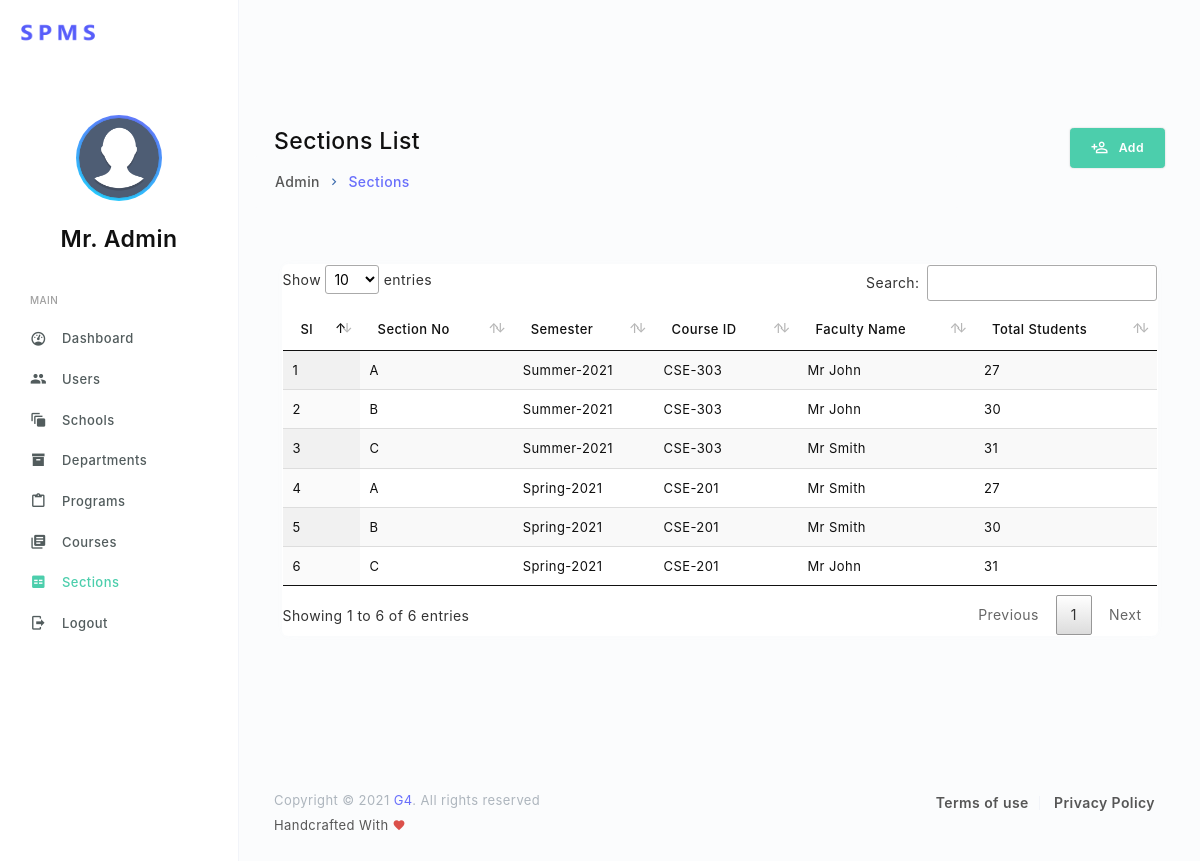
The page /admin/sections-list.php (signed in) on the database its author committed.
### tables this page shows
CREATE TABLE `section` (
  `id` int(11) NOT NULL,
  `num` varchar(10) NOT NULL,
  `semester` varchar(30) NOT NULL,
  `course_id` varchar(10) NOT NULL,
  `faculty_id` int(11) DEFAULT NULL
);

CREATE TABLE `faculty` (
  `id` int(11) NOT NULL,
  `name` varchar(255) NOT NULL,
  `email` varchar(255) NOT NULL,
  `password` varchar(255) NOT NULL,
  `department_id` varchar(10) NOT NULL
);

### php/section.php (called while the page is built, shortened)
<?php
    include 'mysql.php';
    if ($_SERVER['REQUEST_METHOD'] == 'POST' && isset($_POST['num'])) {
        $num = $_POST['num'];
        $semester = $_POST['semester'] ;
        $course = $_POST['course'];
        $faculty = $_POST['faculty'];
        $query = "INSERT INTO section (num, semester, course_id, faculty_id)
                    VALUES ('$num', '$semester', '$course', $faculty)";
        $conn->query($query);
        $section_id = $conn->insert_id;
        $file = fopen($_FILES['enrollment']['tmp_name'], "r");
        fgetcsv($file);
        while($id = fgetcsv($file)){
            $student = $id[0];
            $query = "INSERT INTO enrollment (student_id, section_id) VALUES ($student, $section_id)";
            $conn->query($query);
        }
        header("Location: sections-list.php");
   }else{
    $query = "SELECT section.id, section.num, section.semester, section.course_id, faculty.name, COUNT(enrollment.student_id) as 'total_student' FROM section LEFT JOIN enrollment ON section.id = enrollment.section_id LEFT JOIN faculty ON section.faculty_id = faculty.id GROUP BY section_id";
    $sections = $conn->query($query);
   }
?>

### admin/sections-list.php (the view, shortened to what this page needs)
<?php
  include '../php/section.php';
?>
<!DOCTYPE html>
<html lang="en">
  <head>
    <link rel="stylesheet" href="../assets/vendors/iconfonts/mdi/css/materialdesignicons.css">
    <link rel="stylesheet" href="../assets/vendors/css/vendor.addons.css">
    <link rel="stylesheet" href="../assets/vendors/datatables/jquery.dataTables.css">
    <link rel="stylesheet" href="../assets/css/shared/style.css">
    <link rel="stylesheet" href="../assets/css/demo_1/style.css">
  </head>
  <body class="header-fixed">
    <nav class="t-header">
      <div class="t-header-brand-wrapper">
        <a href="index.html">
          <img class="logo" src="../assets/images/logo.png" alt="">
        </a>
      </div>
      <div class="t-header-content-wrapper">
      </div>
    </nav>
    <div class="page-body">
      <div class="sidebar">
        <div class="user-profile">
          <div class="display-avatar animated-avatar">
            <img class="profile-img img-lg rounded-circle" src="../assets/images/profile/male/image_1.png" alt="profile image">
          </div>
          <div class="info-wrapper">
            <h4 class="user-name"><?php echo $_SESSION["name"]; ?></h4>
          </div>
        </div>
        <ul class="navigation-menu">
          <li class="nav-category-divider">MAIN</li>
          <li>
            <a href="dashboard.php">
              <span class="link-title">Dashboard</span>
              <i class="mdi mdi-gauge link-icon"></i>
            </a>
          </li>
          <li>
            <a href="users-list.php">
              <span class="link-title">Users</span>
              <i class="mdi mdi-account-multiple link-icon"></i>
            </a>
          </li>
          <li>
            <a href="schools-list.php">
              <span class="link-title">Schools</span>
              <i class="mdi mdi-animation link-icon"></i>
            </a>
          </li>
          <li>
            <a href="departments-list.php">
              <span class="link-title">Departments</span>
              <i class="mdi mdi-archive link-icon"></i>
            </a>
          </li>
          <li>
            <a href="programs-list.php">
              <span class="link-title">Programs</span>
              <i class="mdi mdi-clipboard-outline link-icon"></i>
            </a>
          </li>
          <li>
            <a href="courses-list.php">
              <span class="link-title">Courses</span>
              <i class="mdi mdi-library-books link-icon"></i>
            </a>
          </li>
          <li class="active">
            <a href="sections-list.php">
              <span class="link-title">Sections</span>
              <i class="mdi mdi-code-equal link-icon"></i>
            </a>
          </li>
          <li>
            <a href="../php/login.php?logout=1">
              <span class="link-title">Logout</span>
              <i class="mdi mdi-logout link-icon"></i>
            </a>
          </li>
        </ul>
      </div>
      <div class="page-content-wrapper">
        <div class="page-content-wrapper-inner">
          <div class="content-viewport">
            <div class="row">
              <div class="col-9 py-5">
                <h4>Sections List</h4>
                <div class="viewport-header">
                  <nav aria-label="breadcrumb">
                    <ol class="breadcrumb has-arrow">
                      <li class="breadcrumb-item">
                        <a href="dashboard.php">Admin</a>
                      </li>
                      <li class="breadcrumb-item active" aria-current="page">Sections</li>
                    </ol>
                  </nav>
                </div>
              </div>
              <div class="col-3 py-5 text-right">
                <a class="btn btn-success has-icon" href="section-create.php">
                  <i class="mdi mdi-account-plus-outline"></i>Add
                </a>
              </div>
            </div>
            <div class="col-lg-12">
              <div class="grid">
                <div class="item-wrapper">
                  <div class="table-responsive">
                    <table class="table display" id="user-table">
                      <thead>
                        <tr>
                          <th>Sl</th>
                          <th>Section No</th>
                          <th>Semester</th>
                          <th>Course ID</th>
                          <th>Faculty Name</th>
                          <th>Total Students</th>
                        </tr>
                      </thead>
                      <tbody>
                        <?php
                            foreach($sections as $section){
                              echo "<tr>
                                      <td>".$section['id']."</td>
                                      <td>".$section['num']."</td>
                                      <td>".$section['semester']."</td>
                                      <td>".strtoupper($section['course_id'])."</td>
                                      <td>".$section['name']."</td>
                                      <td>".$section['total_student']."</td>
                                    </tr>";
                            }
                          ?>
                      </tbody>
                    </table>
                  </div>
                </div>
              </div>
            </div>
          </div>
        </div>
        <footer class="footer">
          <div class="row">
            <div class="col-sm-6 text-center text-sm-right order-sm-1">
              <ul class="text-gray">
                <li><a href="#">Terms of use</a></li>
                <li><a href="#">Privacy Policy</a></li>
              </ul>
            </div>
            <div class="col-sm-6 text-center text-sm-left mt-3 mt-sm-0">
              <small class="text-muted d-block">Copyright © 2021 <a href="#" >G4</a>. All rights reserved</small>
              <small class="text-gray mt-2">Handcrafted With <i class="mdi mdi-heart text-danger"></i></small>
            </div>
          </div>
        </footer>
      </div>
    </div>
  </body>
</html>

### rows shown on the page
section: id "1", num "A", semester "Summer-2021", course "CSE-303", faculty.name "Mr John", total_student "27"
section: id "2", num "B", semester "Summer-2021", course "CSE-303", faculty.name "Mr John", total_student "30"
section: id "3", num "C", semester "Summer-2021", course "CSE-303", faculty.name "Mr Smith", total_student "31"
section: id "4", num "A", semester "Spring-2021", course "CSE-201", faculty.name "Mr Smith", total_student "27"
section: id "5", num "B", semester "Spring-2021", course "CSE-201", faculty.name "Mr Smith", total_student "30"
section: id "6", num "C", semester "Spring-2021", course "CSE-201", faculty.name "Mr John", total_student "31"

### other values the page prints
$_SESSION["name"] "Mr. Admin"
